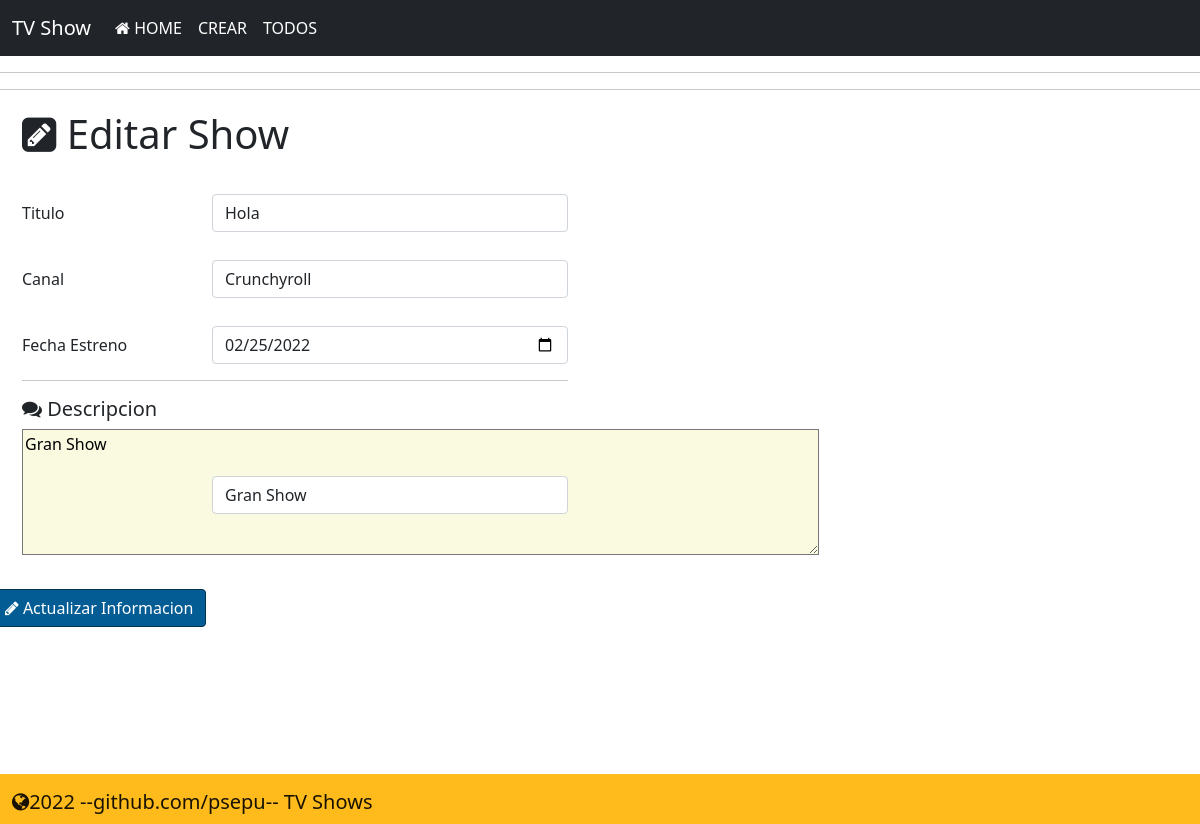
The app's page /edit/14 with its own data.
### app/models.py (models this page shows)
class Show(models.Model):
    title = models.CharField(max_length=200)
    network = models.CharField(max_length=200)
    release_date = models.DateTimeField()
    desc = models.TextField()
    created_at = models.DateTimeField(auto_now_add=True)
    updated_at = models.DateTimeField(auto_now=True)
    objects=valManager()

### app/views.py (the view, shortened to what this page needs)
# urls.py: path('edit/<int:id>', views.edit, name='edit'),
def edit(request, id):
    show = Show.objects.get(id=id)
    release_date_tr=show.release_date
    release_date_tr=release_date_tr.strftime("%Y-%m-%d")
    print(release_date_tr)
    if request.method == 'GET':
        contexto = {
            'release_date_tr': release_date_tr,
            'show' : show
        }
        return render(request, 'edit.html',contexto)

### app/templates/edit.html (shortened to what this page needs)
{% extends "base.html"%}
{% block contenido %}
<hr>
<hr>
<div class="container mt-8">
    <h1><i class="fa fa-pencil-square" aria-hidden="true"></i>  Editar Show</h1>
    <div class="row">
        <div class="col-6">
            <form action="" method="post">
                <div class="row g-4 mt-1 align-items-center">
                    <div class="col-4">
                        <label for="title" class="col-form-label">Titulo</label>
                    </div>
                    <div class="col-8">
                        <input type="text" id="title" class="form-control" name="title" value="{{show.title}}">
                    </div>
                </div>
                <div class="row g-4 mt-1 align-items-center">
                    <div class="col-4">
                        <label for="network" class="col-form-label">Canal</label>
                    </div>
                    <div class="col-8">
                        <input type="text" id="network" class="form-control" name="network" value="{{show.network}}">
                    </div>
                </div>
                <div class="row g-4 mt-1 align-items-center">
                    <div class="col-4">
                        <label for="release_date" class="col-form-label">Fecha Estreno</label>
                    </div>
                    <div class="col-8">
                        <input type="date" id="release_date" class="form-control" name="release_date" value="{{release_date_tr}}">
                    </div>
                </div>
                <hr>
                <h5><i class="fa fa-comments" aria-hidden="true"></i>   Descripcion</h5>
                <div class="row g-4  align-items-center">
                    <div class="col-4">
                    </div>
                    <div class="col-8">
                        <input type="text" id="desc" class="form-control" name="text" value="{{show.desc}}" >
                    </div>
                </div>
                <div class="row g-4 mt-1 align-items-center">
                    <div class="col-8">
                        <button type="submit" class="btn btn-primary" style="background-color:#045C94; color:white; border-color: #02314D; margin-left:-220px;"><i class="fa fa-pencil" aria-hidden="true"></i> Actualizar Informacion</button>
                    </div>
                </div>
            </form>
        </div>
    </div>
</div>
{% endblock %}

### app/templates/edit.html (style rules this page uses)
.container { margin-top:20px; margin-left:10px; }

### records on screen
Show: title "Hola", network "Crunchyroll", text "Gran Show"
